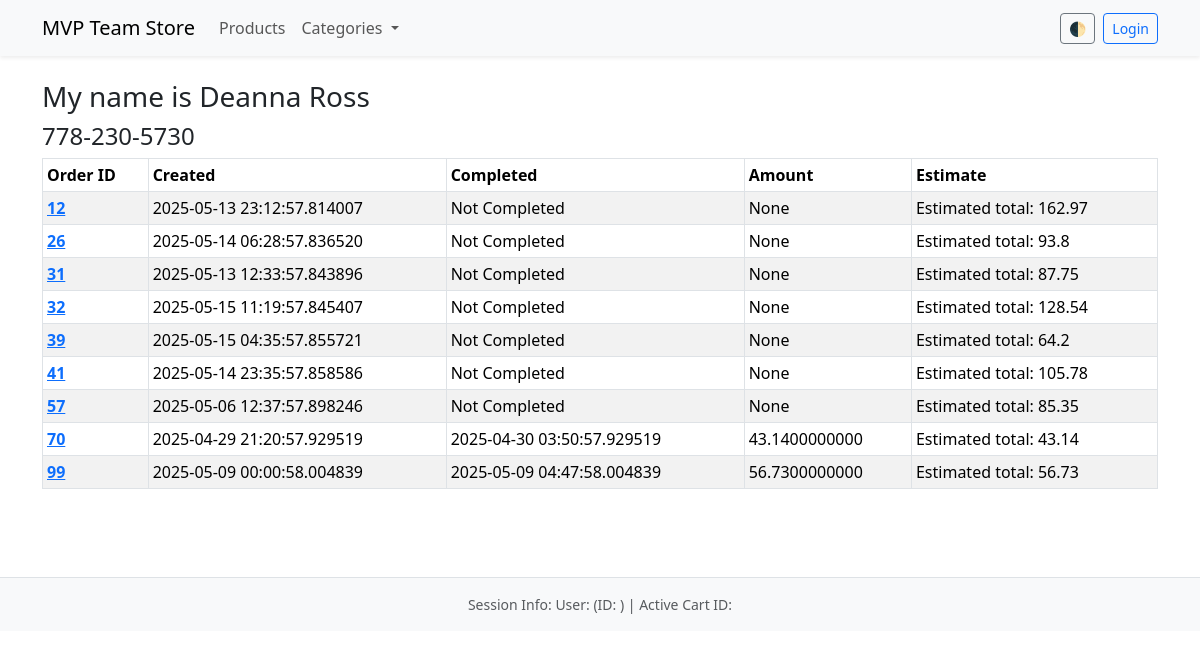
The app's page /customers/1 with its own data.
### models/customer.py (models this page shows, shortened)
class Customer(db.Model, UserMixin):
    __tablename__ = "Customers"
    id = db.mapped_column(db.Integer, primary_key=True)
    github_id = db.mapped_column(db.Integer, nullable=True, unique=True)
    name = db.mapped_column(db.String)
    phone = db.mapped_column(db.String, unique=True)
    email = db.mapped_column(db.String, unique=True, nullable=True)
    active_cart_id = db.mapped_column(db.Integer, nullable=True)
    password = db.mapped_column(db.String, nullable=True)
    is_admin = db.mapped_column(db.Boolean, default=False)
    orders = db.relationship("Order", back_populates="customer")
    coupons = db.relationship(
        "Coupon",
        secondary=customer_coupons,
        back_populates="owners"
    )

### models/order.py (models this page shows, shortened)
class Order(db.Model):
    __tablename__ = "Orders"
    id = db.mapped_column(db.Integer, primary_key=True)
    customer_id = db.mapped_column(db.Integer, db.ForeignKey("Customers.id"))
    created = db.mapped_column(db.DateTime, nullable=False, default=db.func.now())
    completed = db.mapped_column(db.DateTime, nullable=True, default=None)
    amount = db.mapped_column(db.Float(6,2), nullable=True, default=None)
    name = db.mapped_column(db.String(100), nullable=True, default="Untitled Cart")
    items = db.relationship('ProductOrder', back_populates="order")
    customer = db.relationship('Customer', back_populates='orders')
    def estimate(self):
        total = 0
        for item in self.items:
            total += item.quantity * item.product.price
        return float(round(total,2))

### models/productOrder.py (models this page shows, shortened)
class ProductOrder(db.Model):
    __tablename__ = "ProductOrder"
    product_id = db.mapped_column(db.ForeignKey("Products.id"), primary_key=True)
    order_id = db.mapped_column(db.ForeignKey("Orders.id"), primary_key=True)
    quantity = db.mapped_column(db.Integer, nullable=False)
    product = db.relationship('Product', back_populates="order")
    order = db.relationship('Order', back_populates='items')

### models/product.py (models this page shows, shortened)
class Product(db.Model):
    __tablename__ = "Products"
    id = db.mapped_column(db.Integer, primary_key=True)
    name = db.mapped_column(db.String)
    price = db.mapped_column(db.DECIMAL(10, 2))
    available = db.mapped_column(db.Integer, default=0)
    category_id = db.mapped_column(db.Integer, db.ForeignKey("Categories.id"))
    in_season = db.mapped_column(db.Boolean, default=False)
    season_name = db.mapped_column(db.String, db.ForeignKey("Seasons.name"))
    category = db.relationship("Category", back_populates="products")
    order = db.relationship("ProductOrder", back_populates="product")
    season = db.relationship("Season", back_populates="products")

### routes/customers.py (the view)
@customers_bp.route("/<int:id>")
def customer_detail(id):
    stmt = db.select(Customer).where(Customer.id == id)
    data = db.session.execute(stmt).scalar()
    stmt2 = db.select(Order).where(Order.customer_id == id)
    orders = db.session.execute(stmt2).scalars()
    return render_template("customer.html", customer = data, orders=orders)

### templates/customer.html
{% extends "base.html" %}
{% block content %}
<h3>My name is {{ customer.name }}</h3>
<h4>{{ customer.phone }}</h4>
<table class="table table-bordered table-striped table-sm table-hover">
    <thead>
        <tr>
            <th>Order ID</th>
            <th>Created</th>
            <th>Completed</th>
            <th>Amount</th>
            <th>Estimate</th>
        </tr>
    </thead>
    <tbody class="table-group-divider">
    <tbody>
        {% for order in orders %}
        <tr>
            <th>
                <a href="{{ url_for('orders.single_order_page', order_id=order.id)}}">{{ order.id }}</a>
            </th>
            <td>
                {{ order.created }}
            </td>
            <td>
                {% if not order.completed %}
                Not Completed
                {% else %}
                {{ order.completed }}
                {% endif %}
            </td>
            <td>
                {{ order.amount }}
            </td>
            <td>
                Estimated total: {{ order.estimate() }}
            </td>
        </tr>
        {% endfor %}
    </tbody>
</table>
</body>
{% endblock %}

### records on screen
Customer: name "Deanna Ross", phone "778-230-5730"
Order: id "12", created "2025-05-13 23:12:57.814007", shows "Not Completed", amount "None", estimate "162.97"
Order: id "26", created "2025-05-14 06:28:57.836520", shows "Not Completed", amount "None", estimate "93.8"
Order: id "31", created "2025-05-13 12:33:57.843896", shows "Not Completed", amount "None", estimate "87.75"
Order: id "32", created "2025-05-15 11:19:57.845407", shows "Not Completed", amount "None", estimate "128.54"
Order: id "39", created "2025-05-15 04:35:57.855721", shows "Not Completed", amount "None", estimate "64.2"
Order: id "41", created "2025-05-14 23:35:57.858586", shows "Not Completed", amount "None", estimate "105.78"
Order: id "57", created "2025-05-06 12:37:57.898246", shows "Not Completed", amount "None", estimate "85.35"
Order: id "70", created "2025-04-29 21:20:57.929519", completed "2025-04-30 03:50:57.929519", amount "43.1400000000", estimate "43.14"
Order: id "99", created "2025-05-09 00:00:58.004839", completed "2025-05-09 04:47:58.004839", amount "56.7300000000", estimate "56.73"
